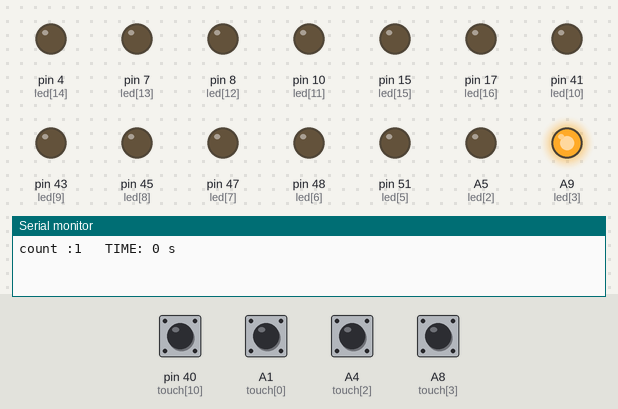
Bench run of a sketch on a simulated Arduino Mega 2560, built with avr-gcc and run on an emulated ATmega2560. Parts: output pins drawn as LEDs (lit = HIGH), the last lines printed to the serial monitor. Inputs (shaded band) come from the test bench; at power-on: A1 (touch[0]) HIGH, A4 (touch[2]), A8 (touch[3]), pin 40 (touch[10]) LOW. Random numbers use the default seed unless the sketch sets one.

Above: at 1.2 s.
1.3 s: A8 (touch[3]) pulled HIGH for 0.15 s
At 2.0 s:
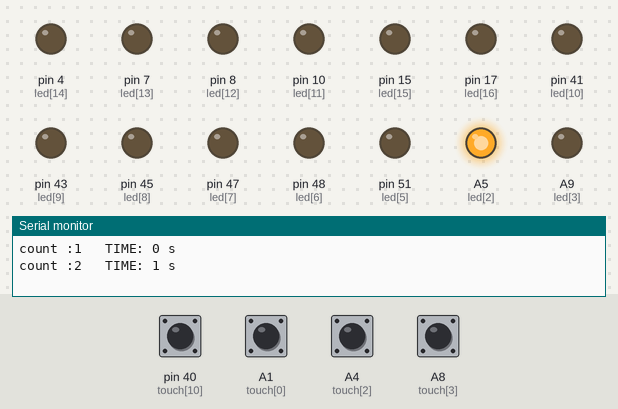
2.9 s: A4 (touch[2]) pulled HIGH for 0.15 s
At 3.2 s:
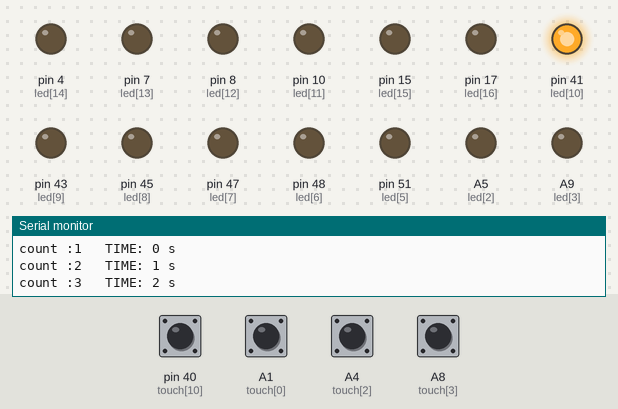
Timing chart, 0 to 5.9 s (numbered marks = the images above; inputs shaded):
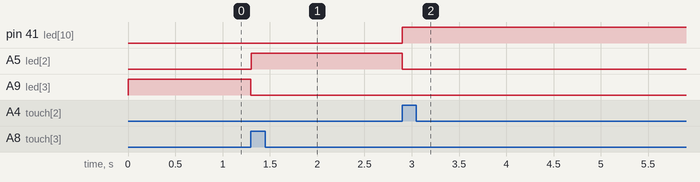

The sketch:

war.ino
```cpp
int led[]={A0,A2,A5,A9,52,51,48,47,45,43,41,10,8,7,4,15,17};
  int touch[]={A1,A3,A4,A8,53,50,49,46,44,42,40,11,9,6,5,14,16};
void setup() {
  Serial.begin(9600);
  for(int i=0;i<17;i++)
  pinMode(led[i],OUTPUT);
  for(int i=0;i<17;i++)
  pinMode(touch[i],INPUT);
randomSeed(analogRead(15));

}
int count=0;
void loop() {
int r=random(0,16);while(!digitalRead(touch[r])){digitalWrite(led[r],HIGH);}count++;Serial.print("count :");Serial.print(count);Serial.print("  ");Serial.print(" TIME: ");Serial.print(millis()/1000);Serial.println(" s ");digitalWrite(led[r],LOW);delay(1);

//for(int i=0;i<17;i++)
//{digitalWrite(led[i],HIGH);
//digitalWrite(touch[i],HIGH);
//delay(500);
//digitalWrite(led[i],LOW);
//digitalWrite(touch[i],LOW);
//delay(500);
//}
}
```

Measured:
- after the input at 1.3 s, A5 (led[2]): LOW → HIGH at once; A9 (led[3]): HIGH → LOW at once
- after the input at 2.9 s, pin 41 (led[10]): LOW → HIGH at once; A5 (led[2]): HIGH → LOW at once
